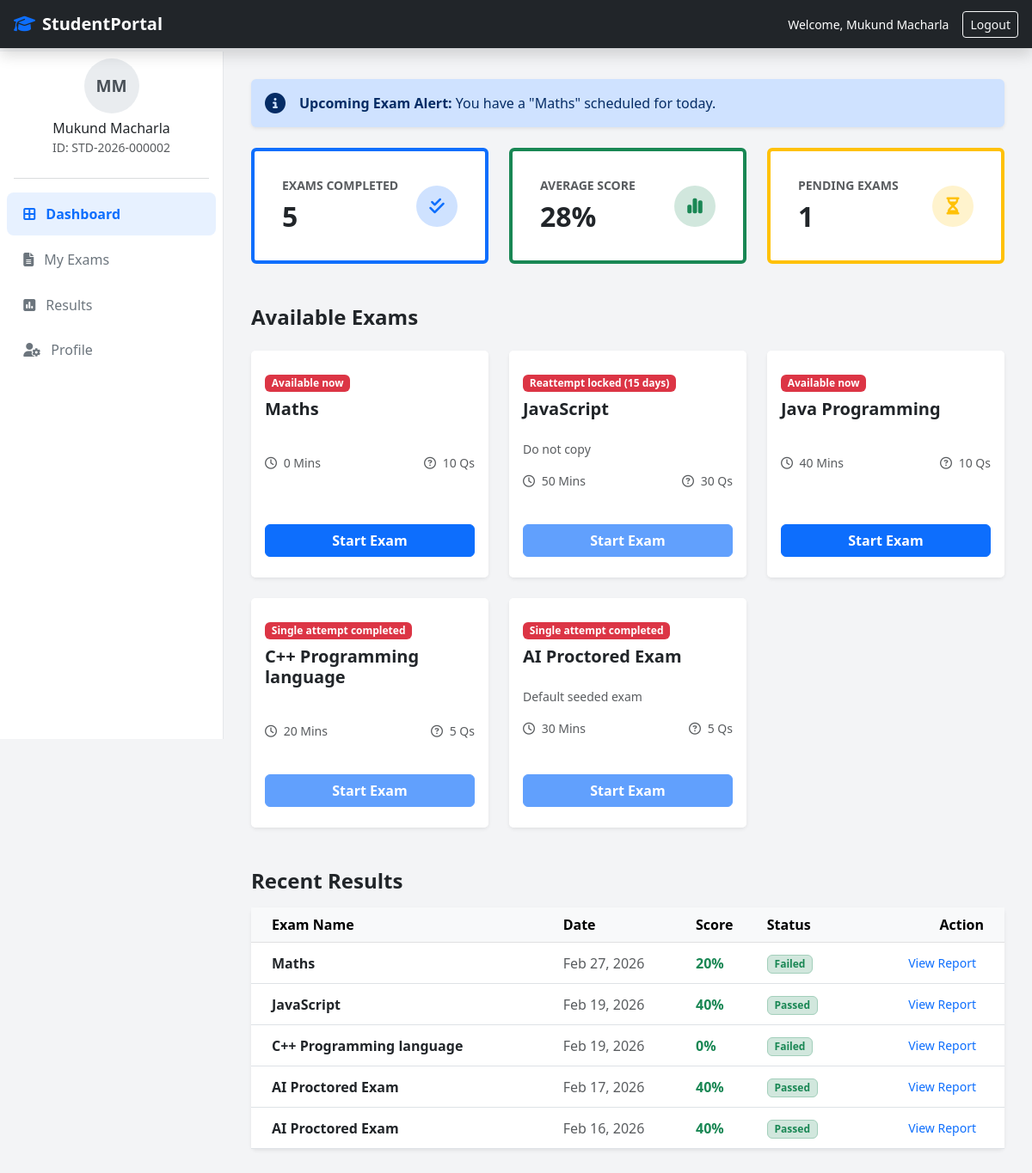
/student_dashboard.html (signed in), run on the app's committed database.
### models.py (models this page shows, shortened)
class User(db.Model):
    id = db.Column(db.Integer, primary_key=True)
    name = db.Column(db.String(150), nullable=True)
    email = db.Column(db.String(100), unique=True, nullable=False)
    password = db.Column(db.String(200), nullable=False)
    role = db.Column(db.String(20), nullable=False)  # 'student' or 'admin'
    student_uid = db.Column(db.String(30), unique=True, nullable=True)
    mobile_number = db.Column(db.String(30), nullable=True)
    date_of_birth = db.Column(db.String(20), nullable=True)
    institution = db.Column(db.String(200), nullable=True)
    course = db.Column(db.String(200), nullable=True)
    semester = db.Column(db.String(50), nullable=True)
    cgpa = db.Column(db.String(20), nullable=True)
    id_proof_path = db.Column(db.String(300), nullable=True)
    face_image_path = db.Column(db.String(300), nullable=True)
    proctoring_consent = db.Column(db.Boolean, default=False)
    terms_accepted = db.Column(db.Boolean, default=False)
    registration_complete = db.Column(db.Boolean, default=False)

class Exam(db.Model):
    id = db.Column(db.Integer, primary_key=True)
    name = db.Column(db.String(200), nullable=False)
    description = db.Column(db.Text, nullable=True)
    duration_minutes = db.Column(db.Integer, nullable=True)
    total_marks = db.Column(db.Integer, default=0)
    pass_percentage = db.Column(db.Float, default=40.0)
    is_active = db.Column(db.Boolean, default=True)
    allow_reattempt = db.Column(db.Boolean, default=False)
    reattempt_after_days = db.Column(db.Integer, nullable=True)
    available_from = db.Column(db.Date, nullable=True)
    created_at = db.Column(db.DateTime, default=datetime.utcnow, nullable=False)

class ExamSession(db.Model):
    id = db.Column(db.Integer, primary_key=True)
    user_id = db.Column(db.Integer, db.ForeignKey('user.id'), nullable=False)
    exam_id = db.Column(db.Integer, db.ForeignKey('exam.id'), nullable=True)
    start_time = db.Column(db.DateTime, default=datetime.utcnow)
    end_time = db.Column(db.DateTime, nullable=True)
    status = db.Column(db.String(20), default='Active') # Active, Completed, Terminated
    warnings_count = db.Column(db.Integer, default=0)
    cheating_status = db.Column(db.Boolean, default=False)
    obtained_marks = db.Column(db.Integer, nullable=True)
    total_marks = db.Column(db.Integer, nullable=True)
    percentage = db.Column(db.Float, nullable=True)
    result_status = db.Column(db.String(20), nullable=True)  # Passed / Failed
    submitted_at = db.Column(db.DateTime, nullable=True)
    results_published = db.Column(db.Boolean, default=True)
    exam = db.relationship('Exam', backref='sessions')
    user = db.relationship('User', backref='exam_sessions')
    warnings = db.relationship('Warning', backref='session', lazy=True)

### app.py (the view)
@app.route('/student_dashboard')
@app.route('/student_dashboard.html')
def student_dashboard():
    if 'user_id' not in session:
        return redirect(url_for('login'))
    user = User.query.get(session['user_id'])
    if not user or user.role != 'student':
        return redirect(url_for('login'))
    exams = Exam.query.filter_by(is_active=True).order_by(Exam.created_at.desc()).all()
    upcoming_exam = exams[0] if exams else None
    def _exam_access_for_user(exam_obj: Exam, user_obj: User):
        now = datetime.utcnow()
        today = now.date()
        available_from = getattr(exam_obj, 'available_from', None)
        if available_from and today < available_from:
            return {
                'allowed': False,
                'badge_text': f"Available after {available_from.strftime('%b %d, %Y')}",
            }
        last = (
            ExamSession.query
            .filter_by(user_id=user_obj.id, exam_id=exam_obj.id)
            .filter(ExamSession.status == 'Completed')
            .filter(ExamSession.submitted_at.isnot(None))
            .order_by(ExamSession.submitted_at.desc())
            .first()
        )
        if not last:
            return {'allowed': True, 'badge_text': 'Available now'}
        allow_reattempt = bool(getattr(exam_obj, 'allow_reattempt', False))
        if not allow_reattempt:
            return {'allowed': False, 'badge_text': 'Single attempt completed'}
        days = getattr(exam_obj, 'reattempt_after_days', None)
        try:
            days = int(days) if days is not None else None
        except Exception:
            days = None
        if not days or days <= 0:
            return {'allowed': True, 'badge_text': 'Available now'}
        last_date = (last.submitted_at or last.end_time or last.start_time)
        last_day = last_date.date() if last_date else today
        unlock_day = last_day + timedelta(days=days)
        if today < unlock_day:
            return {'allowed': False, 'badge_text': f"Reattempt locked ({days} days)"}
        return {'allowed': True, 'badge_text': 'Available now'}
    for e in exams:
        access = _exam_access_for_user(e, user)
        setattr(e, '_access_allowed', bool(access.get('allowed')))
        setattr(e, '_access_badge_text', access.get('badge_text') or 'Available')
    completed_sessions = (
        ExamSession.query
        .filter_by(user_id=user.id, status='Completed')
        .filter(ExamSession.submitted_at.isnot(None))
        .order_by(ExamSession.submitted_at.desc())
        .all()
    )
    upcoming_exam = exams[0] if exams else None
    exams_completed = len(completed_sessions)
    avg_score = 0.0
    if exams_completed:
        vals = [float(s.percentage or 0.0) for s in completed_sessions]
        avg_score = sum(vals) / len(vals)
    attempted_exam_ids = {s.exam_id for s in completed_sessions if s.exam_id is not None}
    pending_exams = 0
    for e in exams:
        if e.id not in attempted_exam_ids:
            pending_exams += 1
    recent_results = []
    for s in completed_sessions[:5]:
        e = Exam.query.get(s.exam_id) if s.exam_id else None
        recent_results.append({
            'session_id': s.id,
            'exam_name': (e.name if e else 'Exam'),
            'date': (s.submitted_at or s.end_time or s.start_time),
            'percentage': float(s.percentage or 0.0),
            'result_status': (s.result_status or 'Completed'),
        })
    initials = ''.join([p[0] for p in (user.name or '').split()[:2]]).upper() or 'U'
    return render_template(
        'student_dashboard.html',
        user=user,
        initials=initials,
        exams=exams,
        upcoming_exam=upcoming_exam,
        exams_completed=exams_completed,
        avg_score=avg_score,
        pending_exams=pending_exams,
        recent_results=recent_results,
    )

### templates/student_dashboard.html (shortened to what this page needs)
<!DOCTYPE html>
<html lang="en">
<head>
    <link href="https://cdn.jsdelivr.net/npm/bootstrap@5.3.0/dist/css/bootstrap.min.css" rel="stylesheet">
    <link rel="stylesheet" href="https://cdnjs.cloudflare.com/ajax/libs/font-awesome/6.4.0/css/all.min.css">
    <link rel="stylesheet" href="{{ url_for('static', filename='student_dashboard.css') }}">
</head>
<body>
    <nav class="navbar navbar-dark bg-dark fixed-top px-3 shadow">
        <a class="navbar-brand fw-bold" href="{{ url_for('home') }}">
            <i class="fa-solid fa-graduation-cap text-primary me-2"></i>Student<span class="text-light">Portal</span>
        </a>
        <div class="d-flex align-items-center gap-3">
            <span class="text-white small d-none d-md-block">Welcome, {{ user.name }}</span>
            <a href="{{ url_for('login') }}" class="btn btn-outline-light btn-sm">Logout</a>
        </div>
    </nav>
    <div class="sidebar">
        <div class="user-profile text-center mb-4 pt-2">
            <div class="avatar-circle mx-auto mb-2">
                <span class="initials">{{ initials }}</span>
            </div>
            <h6 class="mb-0">{{ user.name }}</h6>
            <small class="text-muted">ID: {{ user.student_uid }}</small>
        </div>
        <hr class="border-secondary mx-3">
        <div class="nav flex-column px-2">
            <a href="{{ url_for('student_dashboard') }}" class="nav-link active"><i class="fa-solid fa-border-all me-2"></i> Dashboard</a>
            <a href="#" class="nav-link"><i class="fa-solid fa-file-lines me-2"></i> My Exams</a>
            <a href="#" class="nav-link"><i class="fa-solid fa-square-poll-vertical me-2"></i> Results</a>
            <a href="{{ url_for('profile') }}" class="nav-link"><i class="fa-solid fa-user-gear me-2"></i> Profile</a>
        </div>
    </div>
    <div class="main-content">
        <div class="alert alert-primary border-0 shadow-sm d-flex align-items-center mb-4" role="alert">
            <i class="fa-solid fa-circle-info fs-4 me-3"></i>
            <div>
                <strong>Upcoming Exam Alert:</strong> You have a "{{ upcoming_exam.name if upcoming_exam else '' }}" scheduled for today.
            </div>
        </div>
        <div class="row g-4 mb-5">
            <div class="col-md-4">
                <div class="card stat-card border-start border-4 border-primary p-3 h-100">
                    <div class="card-body">
                        <div class="d-flex justify-content-between align-items-center">
                            <div>
                                <h6 class="text-muted text-uppercase small fw-bold">Exams Completed</h6>
                                <h2 class="fw-bold mb-0">{{ exams_completed }}</h2>
                            </div>
                            <div class="icon-box bg-primary-subtle text-primary rounded-circle">
                                <i class="fa-solid fa-check-double"></i>
                            </div>
                        </div>
                    </div>
                </div>
            </div>
            <div class="col-md-4">
                <div class="card stat-card border-start border-4 border-success p-3 h-100">
                    <div class="card-body">
                        <div class="d-flex justify-content-between align-items-center">
                            <div>
                                <h6 class="text-muted text-uppercase small fw-bold">Average Score</h6>
                                <h2 class="fw-bold mb-0">{{ '%.0f'|format(avg_score) }}%</h2>
                            </div>
                            <div class="icon-box bg-success-subtle text-success rounded-circle">
                                <i class="fa-solid fa-chart-simple"></i>
                            </div>
                        </div>
                    </div>
                </div>
            </div>
            <div class="col-md-4">
                <div class="card stat-card border-start border-4 border-warning p-3 h-100">
                    <div class="card-body">
                        <div class="d-flex justify-content-between align-items-center">
                            <div>
                                <h6 class="text-muted text-uppercase small fw-bold">Pending Exams</h6>
                                <h2 class="fw-bold mb-0">{{ pending_exams }}</h2>
                            </div>
                            <div class="icon-box bg-warning-subtle text-warning rounded-circle">
                                <i class="fa-solid fa-hourglass-half"></i>
                            </div>
                        </div>
                    </div>
                </div>
            </div>
        </div>
        <h4 class="fw-bold mb-4">Available Exams</h4>
        <div class="row g-4 mb-5">
            {% for e in exams %}
            <div class="col-md-6 col-xl-4">
                <div class="card exam-card h-100 border-0 shadow-sm">
                    <div class="card-header bg-white border-bottom-0 pt-4 pb-0">
                        <span class="badge bg-danger mb-2">{{ e._access_badge_text if e._access_badge_text is defined else 'Available' }}</span>
                        <h5 class="card-title fw-bold">{{ e.name }}</h5>
                    </div>
                    <div class="card-body">
                        <p class="text-muted small">{{ e.description or '' }}</p>
                        <div class="d-flex justify-content-between text-muted small mb-3">
                            <span><i class="fa-regular fa-clock me-1"></i> {{ e.duration_minutes or 0 }} Mins</span>
                            <span><i class="fa-regular fa-circle-question me-1"></i> {{ e.questions|length }} Qs</span>
                        </div>
                    </div>
                    <div class="card-footer bg-white border-top-0 pb-4">
                        <button class="btn btn-primary w-100 fw-bold start-exam-btn" data-exam-id="{{ e.id }}" data-exam-name="{{ e.name }}" {% if e._access_allowed is defined and not e._access_allowed %}disabled{% endif %}>Start Exam</button>
                    </div>
                </div>
            </div>
            {% endfor %}
        </div>
        <h4 class="fw-bold mb-3">Recent Results</h4>
        <div class="card border-0 shadow-sm">
            <div class="card-body p-0">
                <div class="table-responsive">
                    <table class="table table-hover align-middle mb-0">
                        <thead class="table-light">
                            <tr>
                                <th class="ps-4">Exam Name</th>
                                <th>Date</th>
                                <th>Score</th>
                                <th>Status</th>
                                <th class="text-end pe-4">Action</th>
                            </tr>
                        </thead>
                        <tbody>
                            {% for r in recent_results %}
                            <tr>
                                <td class="ps-4 fw-bold">{{ r.exam_name }}</td>
                                <td class="text-muted">{{ r.date.strftime('%b %d, %Y') if r.date else '' }}</td>
                                <td><span class="text-success fw-bold">{{ '%.0f'|format(r.percentage) }}%</span></td>
                                <td><span class="badge bg-success-subtle text-success border border-success-subtle">{{ r.result_status }}</span></td>
                                <td class="text-end pe-4"><a class="btn btn-sm btn-link text-decoration-none" href="{{ url_for('exam_report_pdf', session_id=r.session_id) }}">View Report</a></td>
                            </tr>
                            {% endfor %}
                        </tbody>
                    </table>
                </div>
            </div>
        </div>
    </div>
</body>
</html>

### static/student_dashboard.css (style rules this page uses)
body { font-family: 'Segoe UI', Tahoma, Geneva, Verdana, sans-serif; background-color: #f3f4f6; padding-top: 60px; }
.sidebar { height: 100vh; width: 260px; position: fixed; top: 60px; left: 0; background-color: #fff; border-right: 1px solid #e5e7eb; overflow-y: auto; z-index: 100; }
.avatar-circle { width: 64px; height: 64px; background-color: #e9ecef; border-radius: 50%; display: flex; align-items: center; justify-content: center; color: #495057; font-weight: bold; font-size: 1.2rem; }
.nav-link { color: #6c757d; padding: 0.8rem 1.2rem; border-radius: 0.5rem; margin-bottom: 0.2rem; transition: all 0.2s; }
.nav-link.active { background-color: #e7f1ff; color: #0d6efd; font-weight: 600; }
.main-content { margin-left: 260px; padding: 2rem; }
.stat-card { transition: transform 0.2s; }
.icon-box { width: 48px; height: 48px; display: flex; align-items: center; justify-content: center; font-size: 1.25rem; }
.exam-card { transition: all 0.3s; }

### data on the page
User: name "Mukund Macharla", student_uid "STD-2026-000002"
Exam: name "Maths", _access_badge_text "Available now", duration_minutes "0", questions|length "10", exam_name "Maths"
Exam: _access_badge_text "Reattempt locked (15 days)", name "JavaScript", description "Do not copy", duration_minutes "50", questions|length "30", exam_name "JavaScript"
Exam: _access_badge_text "Available now", name "Java Programming", duration_minutes "40", questions|length "10"
Exam: _access_badge_text "Single attempt completed", name "C++ Programming language", duration_minutes "20", questions|length "5", exam_name "C++ Programming language"
Exam: _access_badge_text "Single attempt completed", name "AI Proctored Exam", description "Default seeded exam", duration_minutes "30", questions|length "5", exam_name "AI Proctored Exam" "AI Proctored Exam"
ExamSession: date "Feb 27, 2026", percentage "20", result_status "Failed"
ExamSession: date "Feb 19, 2026", percentage "40", result_status "Passed"
ExamSession: date "Feb 19, 2026", result_status "Failed"
ExamSession: date "Feb 17, 2026", percentage "40", result_status "Passed"
ExamSession: date "Feb 16, 2026", percentage "40", result_status "Passed"

### other printed values
{{ initials }} "MM"
{{ exams_completed }} "5"
{{ '%.0f'|format(avg_score) }} "28"
{{ pending_exams }} "1"
{{ '%.0f'|format(r.percentage) }} "0"
